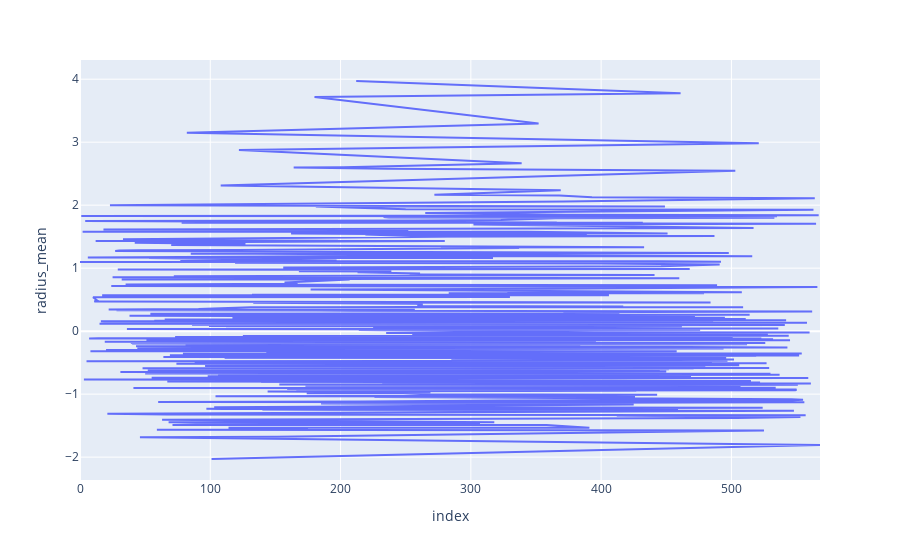

Here is the notebook cell this chart was saved with:
### Code cell
# Line plot of smoothness_mean by diagnosis
px.line(df_cleaned.sort_values('radius_mean'), y="radius_mean")

### Figure 1 — Plotly figure (JSON) as saved in the notebook; plotly's stock layout.template omitted (floating-point values rounded to 4 significant figures; data arrays with more than 128 entries replaced by an {"elided": "..."} marker saying what was removed)
{"data": [{"hovertemplate": "index=%{x}<br>radius_mean=%{y}<extra></extra>", "legendgroup": "", "line": {"color": "#636efa", "dash": "solid"}, "marker": {"symbol": "circle"}, "mode": "lines", "name": "", "orientation": "v", "showlegend": false, "type": "scatter", "x": {"elided": "569 int values"}, "xaxis": "x", "y": {"elided": "569 float values"}, "yaxis": "y"}], "layout": {"legend": {"tracegroupgap": 0}, "margin": {"t": 60}, "xaxis": {"anchor": "y", "domain": [0, 1], "title": {"text": "index"}}, "yaxis": {"anchor": "x", "domain": [0, 1], "title": {"text": "radius_mean"}}}}
